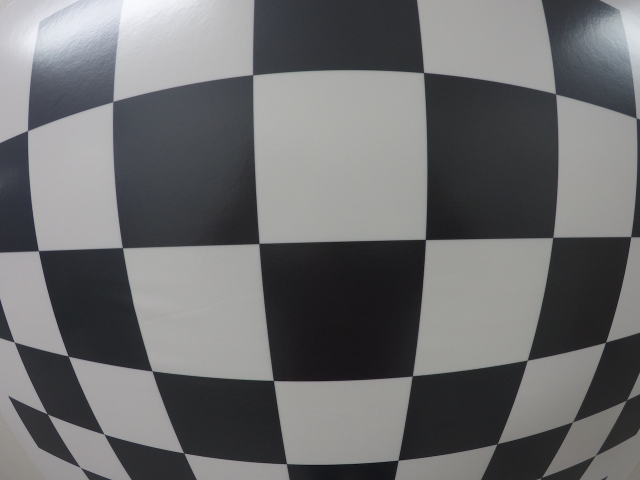
#> input picture src/data/test_image.jpg, 1280 x 960 px (shown at 1/2 size); its folder holds 5 pictures in this run
$ python main.py
#> lines starting #> are read from the running program, lines starting #| are printed output that depends on the picture
import numpy as np
import cv2
import glob
import matplotlib.pyplot as plt
import os
import pickle

def calibrateCamera():
    # Check if calibration is already done
    calib_file_loc = './data/calib.pkl'
    if not os.path.exists(calib_file_loc):
        # prepare object points, like (0,0,0), (1,0,0), (2,0,0) ....,(6,5,0)
        objp = np.zeros((6*8,3), np.float32)
        objp[:,:2] = np.mgrid[0:8,0:6].T.reshape(-1,2)

        # Arrays to store object points and image points from all the images
        objpoints = []  # 3d points in real world space
        imgpoints = []  # 2d points in image plane.

        # Make a list of calibration images
        images = glob.glob('data/GO*.jpg')

        # Step through the list and search for chessboard corners
        for idx, fname in enumerate(images):
            img = cv2.imread(fname)
            gray = cv2.cvtColor(img, cv2.COLOR_BGR2GRAY)

            # Find the chessboard corners
            ret, corners = cv2.findChessboardCorners(gray, (8, 6), None)

            # If found, add object points, image points
            if ret == True:
                objpoints.append(objp)
                imgpoints.append(corners)

                # Draw and display the corners
                cv2.drawChessboardCorners(img, (8, 6), corners, ret)
                # write_name = 'corners_found'+str(idx)+'.jpg'
                # cv2.imwrite(write_name, img)
                cv2.imshow('img', img)
                cv2.waitKey(500)

        cv2.destroyAllWindows()

        img_size = (img.shape[1], img.shape[0])

        # Do camera calibration given object points and image points
        ret, mtx, dist, rvecs, tvecs = cv2.calibrateCamera(objpoints, imgpoints, img_size, None, None)

        # Save Calibration file
        with open(calib_file_loc,'wb') as f:
            data = {'K': mtx, 'D': dist}
            pickle.dump(data, f)
    else:
        with open(calib_file_loc,'rb') as f:
#> (reads src/data/calib.pkl from the repository)
            data = pickle.load(f)

    # Test undistortion on an image
    img = cv2.imread('data/test_image.jpg')
#> img is the input picture: shape (960, 1280, 3); mean B, G, R 110.7, 109.5, 109.1
    dst = cv2.undistort(img, data['K'], data['D'], None, data['K'])
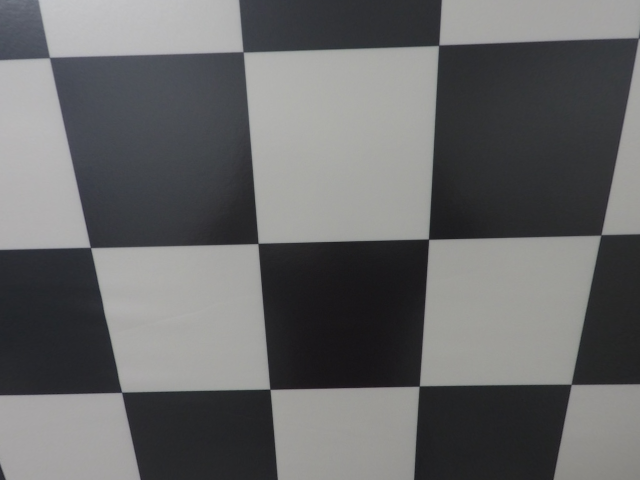
#> dst: shape (960, 1280, 3) (shown at 1/2 size); mean B, G, R 105.1, 104.4, 103.9
    plt.imshow(np.hstack((img,dst)))
    plt.show()
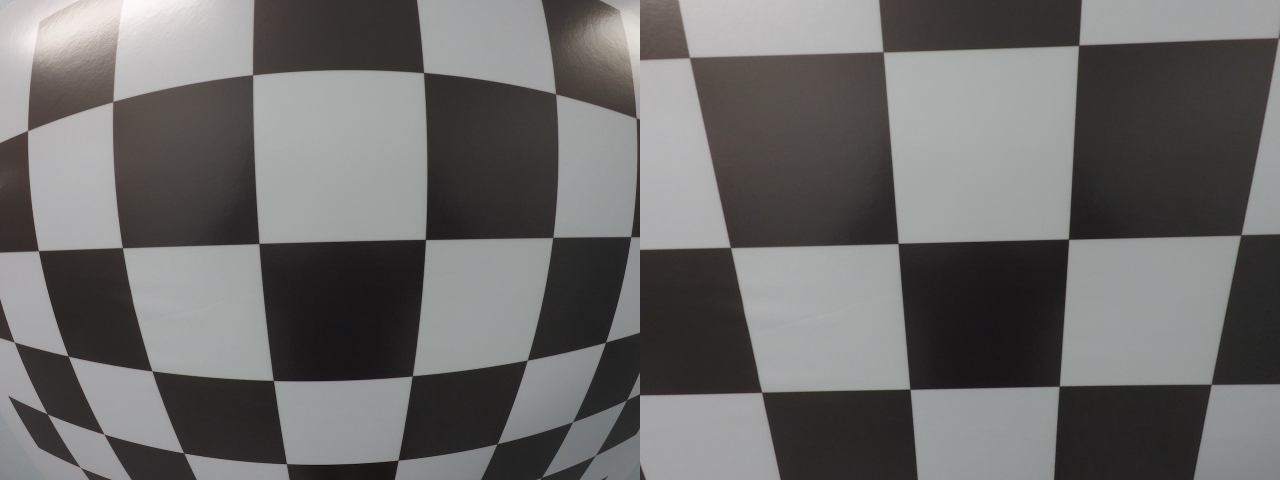
#> shown: shape (960, 2560, 3) (shown at 1/2 size); mean R, G, B 107.9, 106.9, 106.5

if __name__ == '__main__':
    calibrateCamera()
